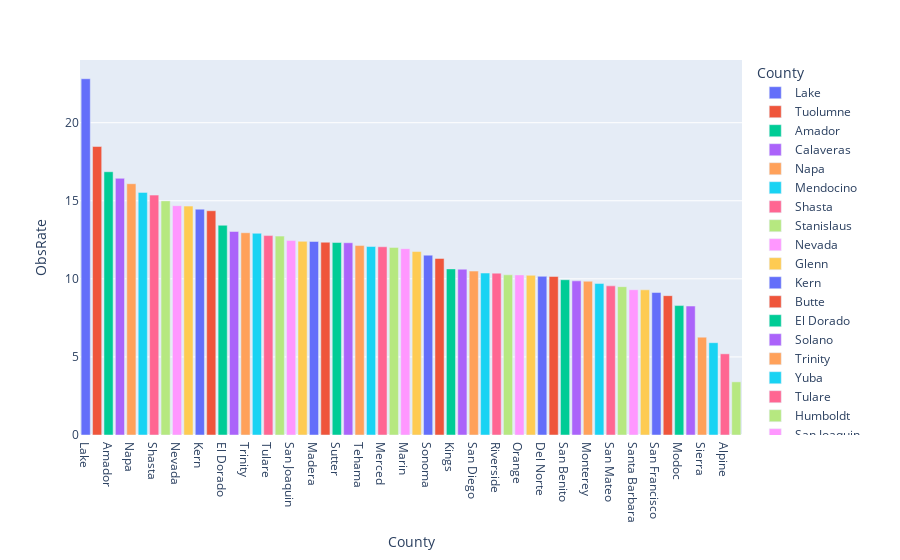

Notebook source saved alongside this figure:
### Code cell
county = df_county.groupby('County')[['ObsRate']] \
            .mean() \
            .reset_index() \
            .sort_values('ObsRate', ascending = False)

px.bar(county, x = 'County', y = 'ObsRate', color = 'County')

### Figure 1 — Plotly figure (JSON) as saved in the notebook; plotly's stock layout.template omitted (floating-point values rounded to 4 significant figures)
{"data": [{"alignmentgroup": "True", "hovertemplate": "County=%{x}<br>ObsRate=%{y}<extra></extra>", "legendgroup": "Lake", "marker": {"color": "#636efa", "pattern": {"shape": ""}}, "name": "Lake", "offsetgroup": "Lake", "orientation": "v", "showlegend": true, "textposition": "auto", "type": "bar", "x": ["Lake"], "xaxis": "x", "y": [22.81], "yaxis": "y"}, {"alignmentgroup": "True", "hovertemplate": "County=%{x}<br>ObsRate=%{y}<extra></extra>", "legendgroup": "Tuolumne", "marker": {"color": "#EF553B", "pattern": {"shape": ""}}, "name": "Tuolumne", "offsetgroup": "Tuolumne", "orientation": "v", "showlegend": true, "textposition": "auto", "type": "bar", "x": ["Tuolumne"], "xaxis": "x", "y": [18.47], "yaxis": "y"}, {"alignmentgroup": "True", "hovertemplate": "County=%{x}<br>ObsRate=%{y}<extra></extra>", "legendgroup": "Amador", "marker": {"color": "#00cc96", "pattern": {"shape": ""}}, "name": "Amador", "offsetgroup": "Amador", "orientation": "v", "showlegend": true, "textposition": "auto", "type": "bar", "x": ["Amador"], "xaxis": "x", "y": [16.86], "yaxis": "y"}, {"alignmentgroup": "True", "hovertemplate": "County=%{x}<br>ObsRate=%{y}<extra></extra>", "legendgroup": "Calaveras", "marker": {"color": "#ab63fa", "pattern": {"shape": ""}}, "name": "Calaveras", "offsetgroup": "Calaveras", "orientation": "v", "showlegend": true, "textposition": "auto", "type": "bar", "x": ["Calaveras"], "xaxis": "x", "y": [16.44], "yaxis": "y"}, {"alignmentgroup": "True", "hovertemplate": "County=%{x}<br>ObsRate=%{y}<extra></extra>", "legendgroup": "Napa", "marker": {"color": "#FFA15A", "pattern": {"shape": ""}}, "name": "Napa", "offsetgroup": "Napa", "orientation": "v", "showlegend": true, "textposition": "auto", "type": "bar", "x": ["Napa"], "xaxis": "x", "y": [16.09], "yaxis": "y"}, {"alignmentgroup": "True", "hovertemplate": "County=%{x}<br>ObsRate=%{y}<extra></extra>", "legendgroup": "Mendocino", "marker": {"color": "#19d3f3", "pattern": {"shape": ""}}, "name": "Mendocino", "offsetgroup": "Mendocino", "orientation": "v", "showlegend": true, "textposition": "auto", "type": "bar", "x": ["Mendocino"], "xaxis": "x", "y": [15.54], "yaxis": "y"}, {"alignmentgroup": "True", "hovertemplate": "County=%{x}<br>ObsRate=%{y}<extra></extra>", "legendgroup": "Shasta", "marker": {"color": "#FF6692", "pattern": {"shape": ""}}, "name": "Shasta", "offsetgroup": "Shasta", "orientation": "v", "showlegend": true, "textposition": "auto", "type": "bar", "x": ["Shasta"], "xaxis": "x", "y": [15.36], "yaxis": "y"}, {"alignmentgroup": "True", "hovertemplate": "County=%{x}<br>ObsRate=%{y}<extra></extra>", "legendgroup": "Stanislaus", "marker": {"color": "#B6E880", "pattern": {"shape": ""}}, "name": "Stanislaus", "offsetgroup": "Stanislaus", "orientation": "v", "showlegend": true, "textposition": "auto", "type": "bar", "x": ["Stanislaus"], "xaxis": "x", "y": [14.99], "yaxis": "y"}, {"alignmentgroup": "True", "hovertemplate": "County=%{x}<br>ObsRate=%{y}<extra></extra>", "legendgroup": "Nevada", "marker": {"color": "#FF97FF", "pattern": {"shape": ""}}, "name": "Nevada", "offsetgroup": "Nevada", "orientation": "v", "showlegend": true, "textposition": "auto", "type": "bar", "x": ["Nevada"], "xaxis": "x", "y": [14.69], "yaxis": "y"}, {"alignmentgroup": "True", "hovertemplate": "County=%{x}<br>ObsRate=%{y}<extra></extra>", "legendgroup": "Glenn", "marker": {"color": "#FECB52", "pattern": {"shape": ""}}, "name": "Glenn", "offsetgroup": "Glenn", "orientation": "v", "showlegend": true, "textposition": "auto", "type": "bar", "x": ["Glenn"], "xaxis": "x", "y": [14.66], "yaxis": "y"}, {"alignmentgroup": "True", "hovertemplate": "County=%{x}<br>ObsRate=%{y}<extra></extra>", "legendgroup": "Kern", "marker": {"color": "#636efa", "pattern": {"shape": ""}}, "name": "Kern", "offsetgroup": "Kern", "orientation": "v", "showlegend": true, "textposition": "auto", "type": "bar", "x": ["Kern"], "xaxis": "x", "y": [14.46], "yaxis": "y"}, {"alignmentgroup": "True", "hovertemplate": "County=%{x}<br>ObsRate=%{y}<extra></extra>", "legendgroup": "Butte", "marker": {"color": "#EF553B", "pattern": {"shape": ""}}, "name": "Butte", "offsetgroup": "Butte", "orientation": "v", "showlegend": true, "textposition": "auto", "type": "bar", "x": ["Butte"], "xaxis": "x", "y": [14.36], "yaxis": "y"}, {"alignmentgroup": "True", "hovertemplate": "County=%{x}<br>ObsRate=%{y}<extra></extra>", "legendgroup": "El Dorado", "marker": {"color": "#00cc96", "pattern": {"shape": ""}}, "name": "El Dorado", "offsetgroup": "El Dorado", "orientation": "v", "showlegend": true, "textposition": "auto", "type": "bar", "x": ["El Dorado"], "xaxis": "x", "y": [13.43], "yaxis": "y"}, {"alignmentgroup": "True", "hovertemplate": "County=%{x}<br>ObsRate=%{y}<extra></extra>", "legendgroup": "Solano", "marker": {"color": "#ab63fa", "pattern": {"shape": ""}}, "name": "Solano", "offsetgroup": "Solano", "orientation": "v", "showlegend": true, "textposition": "auto", "type": "bar", "x": ["Solano"], "xaxis": "x", "y": [13.03], "yaxis": "y"}, {"alignmentgroup": "True", "hovertemplate": "County=%{x}<br>ObsRate=%{y}<extra></extra>", "legendgroup": "Trinity", "marker": {"color": "#FFA15A", "pattern": {"shape": ""}}, "name": "Trinity", "offsetgroup": "Trinity", "orientation": "v", "showlegend": true, "textposition": "auto", "type": "bar", "x": ["Trinity"], "xaxis": "x", "y": [12.95], "yaxis": "y"}, {"alignmentgroup": "True", "hovertemplate": "County=%{x}<br>ObsRate=%{y}<extra></extra>", "legendgroup": "Yuba", "marker": {"color": "#19d3f3", "pattern": {"shape": ""}}, "name": "Yuba", "offsetgroup": "Yuba", "orientation": "v", "showlegend": true, "textposition": "auto", "type": "bar", "x": ["Yuba"], "xaxis": "x", "y": [12.92], "yaxis": "y"}, {"alignmentgroup": "True", "hovertemplate": "County=%{x}<br>ObsRate=%{y}<extra></extra>", "legendgroup": "Tulare", "marker": {"color": "#FF6692", "pattern": {"shape": ""}}, "name": "Tulare", "offsetgroup": "Tulare", "orientation": "v", "showlegend": true, "textposition": "auto", "type": "bar", "x": ["Tulare"], "xaxis": "x", "y": [12.77], "yaxis": "y"}, {"alignmentgroup": "True", "hovertemplate": "County=%{x}<br>ObsRate=%{y}<extra></extra>", "legendgroup": "Humboldt", "marker": {"color": "#B6E880", "pattern": {"shape": ""}}, "name": "Humboldt", "offsetgroup": "Humboldt", "orientation": "v", "showlegend": true, "textposition": "auto", "type": "bar", "x": ["Humboldt"], "xaxis": "x", "y": [12.74], "yaxis": "y"}, {"alignmentgroup": "True", "hovertemplate": "County=%{x}<br>ObsRate=%{y}<extra></extra>", "legendgroup": "San Joaquin", "marker": {"color": "#FF97FF", "pattern": {"shape": ""}}, "name": "San Joaquin", "offsetgroup": "San Joaquin", "orientation": "v", "showlegend": true, "textposition": "auto", "type": "bar", "x": ["San Joaquin"], "xaxis": "x", "y": [12.45], "yaxis": "y"}, {"alignmentgroup": "True", "hovertemplate": "County=%{x}<br>ObsRate=%{y}<extra></extra>", "legendgroup": "Fresno", "marker": {"color": "#FECB52", "pattern": {"shape": ""}}, "name": "Fresno", "offsetgroup": "Fresno", "orientation": "v", "showlegend": true, "textposition": "auto", "type": "bar", "x": ["Fresno"], "xaxis": "x", "y": [12.4], "yaxis": "y"}, {"alignmentgroup": "True", "hovertemplate": "County=%{x}<br>ObsRate=%{y}<extra></extra>", "legendgroup": "Madera", "marker": {"color": "#636efa", "pattern": {"shape": ""}}, "name": "Madera", "offsetgroup": "Madera", "orientation": "v", "showlegend": true, "textposition": "auto", "type": "bar", "x": ["Madera"], "xaxis": "x", "y": [12.39], "yaxis": "y"}, {"alignmentgroup": "True", "hovertemplate": "County=%{x}<br>ObsRate=%{y}<extra></extra>", "legendgroup": "Mariposa", "marker": {"color": "#EF553B", "pattern": {"shape": ""}}, "name": "Mariposa", "offsetgroup": "Mariposa", "orientation": "v", "showlegend": true, "textposition": "auto", "type": "bar", "x": ["Mariposa"], "xaxis": "x", "y": [12.34], "yaxis": "y"}, {"alignmentgroup": "True", "hovertemplate": "County=%{x}<br>ObsRate=%{y}<extra></extra>", "legendgroup": "Sutter", "marker": {"color": "#00cc96", "pattern": {"shape": ""}}, "name": "Sutter", "offsetgroup": "Sutter", "orientation": "v", "showlegend": true, "textposition": "auto", "type": "bar", "x": ["Sutter"], "xaxis": "x", "y": [12.33], "yaxis": "y"}, {"alignmentgroup": "True", "hovertemplate": "County=%{x}<br>ObsRate=%{y}<extra></extra>", "legendgroup": "Contra Costa", "marker": {"color": "#ab63fa", "pattern": {"shape": ""}}, "name": "Contra Costa", "offsetgroup": "Contra Costa", "orientation": "v", "showlegend": true, "textposition": "auto", "type": "bar", "x": ["Contra Costa"], "xaxis": "x", "y": [12.31], "yaxis": "y"}, {"alignmentgroup": "True", "hovertemplate": "County=%{x}<br>ObsRate=%{y}<extra></extra>", "legendgroup": "Tehama", "marker": {"color": "#FFA15A", "pattern": {"shape": ""}}, "name": "Tehama", "offsetgroup": "Tehama", "orientation": "v", "showlegend": true, "textposition": "auto", "type": "bar", "x": ["Tehama"], "xaxis": "x", "y": [12.13], "yaxis": "y"}, {"alignmentgroup": "True", "hovertemplate": "County=%{x}<br>ObsRate=%{y}<extra></extra>", "legendgroup": "Sacramento", "marker": {"color": "#19d3f3", "pattern": {"shape": ""}}, "name": "Sacramento", "offsetgroup": "Sacramento", "orientation": "v", "showlegend": true, "textposition": "auto", "type": "bar", "x": ["Sacramento"], "xaxis": "x", "y": [12.07], "yaxis": "y"}, {"alignmentgroup": "True", "hovertemplate": "County=%{x}<br>ObsRate=%{y}<extra></extra>", "legendgroup": "Merced", "marker": {"color": "#FF6692", "pattern": {"shape": ""}}, "name": "Merced", "offsetgroup": "Merced", "orientation": "v", "showlegend": true, "textposition": "auto", "type": "bar", "x": ["Merced"], "xaxis": "x", "y": [12.05], "yaxis": "y"}, {"alignmentgroup": "True", "hovertemplate": "County=%{x}<br>ObsRate=%{y}<extra></extra>", "legendgroup": "Ventura", "marker": {"color": "#B6E880", "pattern": {"shape": ""}}, "name": "Ventura", "offsetgroup": "Ventura", "orientation": "v", "showlegend": true, "textposition": "auto", "type": "bar", "x": ["Ventura"], "xaxis": "x", "y": [12.01], "yaxis": "y"}, {"alignmentgroup": "True", "hovertemplate": "County=%{x}<br>ObsRate=%{y}<extra></extra>", "legendgroup": "Marin", "marker": {"color": "#FF97FF", "pattern": {"shape": ""}}, "name": "Marin", "offsetgroup": "Marin", "orientation": "v", "showlegend": true, "textposition": "auto", "type": "bar", "x": ["Marin"], "xaxis": "x", "y": [11.93], "yaxis": "y"}, {"alignmentgroup": "True", "hovertemplate": "County=%{x}<br>ObsRate=%{y}<extra></extra>", "legendgroup": "Placer", "marker": {"color": "#FECB52", "pattern": {"shape": ""}}, "name": "Placer", "offsetgroup": "Placer", "orientation": "v", "showlegend": true, "textposition": "auto", "type": "bar", "x": ["Placer"], "xaxis": "x", "y": [11.75], "yaxis": "y"}, {"alignmentgroup": "True", "hovertemplate": "County=%{x}<br>ObsRate=%{y}<extra></extra>", "legendgroup": "Sonoma", "marker": {"color": "#636efa", "pattern": {"shape": ""}}, "name": "Sonoma", "offsetgroup": "Sonoma", "orientation": "v", "showlegend": true, "textposition": "auto", "type": "bar", "x": ["Sonoma"], "xaxis": "x", "y": [11.52], "yaxis": "y"}, {"alignmentgroup": "True", "hovertemplate": "County=%{x}<br>ObsRate=%{y}<extra></extra>", "legendgroup": "Colusa", "marker": {"color": "#EF553B", "pattern": {"shape": ""}}, "name": "Colusa", "offsetgroup": "Colusa", "orientation": "v", "showlegend": true, "textposition": "auto", "type": "bar", "x": ["Colusa"], "xaxis": "x", "y": [11.31], "yaxis": "y"}, {"alignmentgroup": "True", "hovertemplate": "County=%{x}<br>ObsRate=%{y}<extra></extra>", "legendgroup": "Kings", "marker": {"color": "#00cc96", "pattern": {"shape": ""}}, "name": "Kings", "offsetgroup": "Kings", "orientation": "v", "showlegend": true, "textposition": "auto", "type": "bar", "x": ["Kings"], "xaxis": "x", "y": [10.64], "yaxis": "y"}, {"alignmentgroup": "True", "hovertemplate": "County=%{x}<br>ObsRate=%{y}<extra></extra>", "legendgroup": "Inyo", "marker": {"color": "#ab63fa", "pattern": {"shape": ""}}, "name": "Inyo", "offsetgroup": "Inyo", "orientation": "v", "showlegend": true, "textposition": "auto", "type": "bar", "x": ["Inyo"], "xaxis": "x", "y": [10.62], "yaxis": "y"}, {"alignmentgroup": "True", "hovertemplate": "County=%{x}<br>ObsRate=%{y}<extra></extra>", "legendgroup": "San Diego", "marker": {"color": "#FFA15A", "pattern": {"shape": ""}}, "name": "San Diego", "offsetgroup": "San Diego", "orientation": "v", "showlegend": true, "textposition": "auto", "type": "bar", "x": ["San Diego"], "xaxis": "x", "y": [10.5], "yaxis": "y"}, {"alignmentgroup": "True", "hovertemplate": "County=%{x}<br>ObsRate=%{y}<extra></extra>", "legendgroup": "Alameda", "marker": {"color": "#19d3f3", "pattern": {"shape": ""}}, "name": "Alameda", "offsetgroup": "Alameda", "orientation": "v", "showlegend": true, "textposition": "auto", "type": "bar", "x": ["Alameda"], "xaxis": "x", "y": [10.37], "yaxis": "y"}, {"alignmentgroup": "True", "hovertemplate": "County=%{x}<br>ObsRate=%{y}<extra></extra>", "legendgroup": "Riverside", "marker": {"color": "#FF6692", "pattern": {"shape": ""}}, "name": "Riverside", "offsetgroup": "Riverside", "orientation": "v", "showlegend": true, "textposition": "auto", "type": "bar", "x": ["Riverside"], "xaxis": "x", "y": [10.36], "yaxis": "y"}, {"alignmentgroup": "True", "hovertemplate": "County=%{x}<br>ObsRate=%{y}<extra></extra>", "legendgroup": "Yolo", "marker": {"color": "#B6E880", "pattern": {"shape": ""}}, "name": "Yolo", "offsetgroup": "Yolo", "orientation": "v", "showlegend": true, "textposition": "auto", "type": "bar", "x": ["Yolo"], "xaxis": "x", "y": [10.26], "yaxis": "y"}, {"alignmentgroup": "True", "hovertemplate": "County=%{x}<br>ObsRate=%{y}<extra></extra>", "legendgroup": "Orange", "marker": {"color": "#FF97FF", "pattern": {"shape": ""}}, "name": "Orange", "offsetgroup": "Orange", "orientation": "v", "showlegend": true, "textposition": "auto", "type": "bar", "x": ["Orange"], "xaxis": "x", "y": [10.25], "yaxis": "y"}, {"alignmentgroup": "True", "hovertemplate": "County=%{x}<br>ObsRate=%{y}<extra></extra>", "legendgroup": "Siskiyou", "marker": {"color": "#FECB52", "pattern": {"shape": ""}}, "name": "Siskiyou", "offsetgroup": "Siskiyou", "orientation": "v", "showlegend": true, "textposition": "auto", "type": "bar", "x": ["Siskiyou"], "xaxis": "x", "y": [10.23], "yaxis": "y"}, {"alignmentgroup": "True", "hovertemplate": "County=%{x}<br>ObsRate=%{y}<extra></extra>", "legendgroup": "Del Norte", "marker": {"color": "#636efa", "pattern": {"shape": ""}}, "name": "Del Norte", "offsetgroup": "Del Norte", "orientation": "v", "showlegend": true, "textposition": "auto", "type": "bar", "x": ["Del Norte"], "xaxis": "x", "y": [10.16], "yaxis": "y"}, {"alignmentgroup": "True", "hovertemplate": "County=%{x}<br>ObsRate=%{y}<extra></extra>", "legendgroup": "San Bernardino", "marker": {"color": "#EF553B", "pattern": {"shape": ""}}, "name": "San Bernardino", "offsetgroup": "San Bernardino", "orientation": "v", "showlegend": true, "textposition": "auto", "type": "bar", "x": ["San Bernardino"], "xaxis": "x", "y": [10.15], "yaxis": "y"}, {"alignmentgroup": "True", "hovertemplate": "County=%{x}<br>ObsRate=%{y}<extra></extra>", "legendgroup": "San Benito", "marker": {"color": "#00cc96", "pattern": {"shape": ""}}, "name": "San Benito", "offsetgroup": "San Benito", "orientation": "v", "showlegend": true, "textposition": "auto", "type": "bar", "x": ["San Benito"], "xaxis": "x", "y": [9.944], "yaxis": "y"}, {"alignmentgroup": "True", "hovertemplate": "County=%{x}<br>ObsRate=%{y}<extra></extra>", "legendgroup": "Santa Clara", "marker": {"color": "#ab63fa", "pattern": {"shape": ""}}, "name": "Santa Clara", "offsetgroup": "Santa Clara", "orientation": "v", "showlegend": true, "textposition": "auto", "type": "bar", "x": ["Santa Clara"], "xaxis": "x", "y": [9.871], "yaxis": "y"}, {"alignmentgroup": "True", "hovertemplate": "County=%{x}<br>ObsRate=%{y}<extra></extra>", "legendgroup": "Monterey", "marker": {"color": "#FFA15A", "pattern": {"shape": ""}}, "name": "Monterey", "offsetgroup": "Monterey", "orientation": "v", "showlegend": true, "textposition": "auto", "type": "bar", "x": ["Monterey"], "xaxis": "x", "y": [9.846], "yaxis": "y"}, {"alignmentgroup": "True", "hovertemplate": "County=%{x}<br>ObsRate=%{y}<extra></extra>", "legendgroup": "Santa Cruz", "marker": {"color": "#19d3f3", "pattern": {"shape": ""}}, "name": "Santa Cruz", "offsetgroup": "Santa Cruz", "orientation": "v", "showlegend": true, "textposition": "auto", "type": "bar", "x": ["Santa Cruz"], "xaxis": "x", "y": [9.698], "yaxis": "y"}, {"alignmentgroup": "True", "hovertemplate": "County=%{x}<br>ObsRate=%{y}<extra></extra>", "legendgroup": "San Mateo", "marker": {"color": "#FF6692", "pattern": {"shape": ""}}, "name": "San Mateo", "offsetgroup": "San Mateo", "orientation": "v", "showlegend": true, "textposition": "auto", "type": "bar", "x": ["San Mateo"], "xaxis": "x", "y": [9.551], "yaxis": "y"}, {"alignmentgroup": "True", "hovertemplate": "County=%{x}<br>ObsRate=%{y}<extra></extra>", "legendgroup": "Imperial", "marker": {"color": "#B6E880", "pattern": {"shape": ""}}, "name": "Imperial", "offsetgroup": "Imperial", "orientation": "v", "showlegend": true, "textposition": "auto", "type": "bar", "x": ["Imperial"], "xaxis": "x", "y": [9.499], "yaxis": "y"}, {"alignmentgroup": "True", "hovertemplate": "County=%{x}<br>ObsRate=%{y}<extra></extra>", "legendgroup": "Santa Barbara", "marker": {"color": "#FF97FF", "pattern": {"shape": ""}}, "name": "Santa Barbara", "offsetgroup": "Santa Barbara", "orientation": "v", "showlegend": true, "textposition": "auto", "type": "bar", "x": ["Santa Barbara"], "xaxis": "x", "y": [9.303], "yaxis": "y"}, {"alignmentgroup": "True", "hovertemplate": "County=%{x}<br>ObsRate=%{y}<extra></extra>", "legendgroup": "Los Angeles", "marker": {"color": "#FECB52", "pattern": {"shape": ""}}, "name": "Los Angeles", "offsetgroup": "Los Angeles", "orientation": "v", "showlegend": true, "textposition": "auto", "type": "bar", "x": ["Los Angeles"], "xaxis": "x", "y": [9.296], "yaxis": "y"}, {"alignmentgroup": "True", "hovertemplate": "County=%{x}<br>ObsRate=%{y}<extra></extra>", "legendgroup": "San Francisco", "marker": {"color": "#636efa", "pattern": {"shape": ""}}, "name": "San Francisco", "offsetgroup": "San Francisco", "orientation": "v", "showlegend": true, "textposition": "auto", "type": "bar", "x": ["San Francisco"], "xaxis": "x", "y": [9.123], "yaxis": "y"}, {"alignmentgroup": "True", "hovertemplate": "County=%{x}<br>ObsRate=%{y}<extra></extra>", "legendgroup": "San Luis Obispo", "marker": {"color": "#EF553B", "pattern": {"shape": ""}}, "name": "San Luis Obispo", "offsetgroup": "San Luis Obispo", "orientation": "v", "showlegend": true, "textposition": "auto", "type": "bar", "x": ["San Luis Obispo"], "xaxis": "x", "y": [8.922], "yaxis": "y"}, {"alignmentgroup": "True", "hovertemplate": "County=%{x}<br>ObsRate=%{y}<extra></extra>", "legendgroup": "Modoc", "marker": {"color": "#00cc96", "pattern": {"shape": ""}}, "name": "Modoc", "offsetgroup": "Modoc", "orientation": "v", "showlegend": true, "textposition": "auto", "type": "bar", "x": ["Modoc"], "xaxis": "x", "y": [8.287], "yaxis": "y"}, {"alignmentgroup": "True", "hovertemplate": "County=%{x}<br>ObsRate=%{y}<extra></extra>", "legendgroup": "Plumas", "marker": {"color": "#ab63fa", "pattern": {"shape": ""}}, "name": "Plumas", "offsetgroup": "Plumas", "orientation": "v", "showlegend": true, "textposition": "auto", "type": "bar", "x": ["Plumas"], "xaxis": "x", "y": [8.26], "yaxis": "y"}, {"alignmentgroup": "True", "hovertemplate": "County=%{x}<br>ObsRate=%{y}<extra></extra>", "legendgroup": "Sierra", "marker": {"color": "#FFA15A", "pattern": {"shape": ""}}, "name": "Sierra", "offsetgroup": "Sierra", "orientation": "v", "showlegend": true, "textposition": "auto", "type": "bar", "x": ["Sierra"], "xaxis": "x", "y": [6.265], "yaxis": "y"}, {"alignmentgroup": "True", "hovertemplate": "County=%{x}<br>ObsRate=%{y}<extra></extra>", "legendgroup": "Lassen", "marker": {"color": "#19d3f3", "pattern": {"shape": ""}}, "name": "Lassen", "offsetgroup": "Lassen", "orientation": "v", "showlegend": true, "textposition": "auto", "type": "bar", "x": ["Lassen"], "xaxis": "x", "y": [5.911], "yaxis": "y"}, {"alignmentgroup": "True", "hovertemplate": "County=%{x}<br>ObsRate=%{y}<extra></extra>", "legendgroup": "Alpine", "marker": {"color": "#FF6692", "pattern": {"shape": ""}}, "name": "Alpine", "offsetgroup": "Alpine", "orientation": "v", "showlegend": true, "textposition": "auto", "type": "bar", "x": ["Alpine"], "xaxis": "x", "y": [5.198], "yaxis": "y"}, {"alignmentgroup": "True", "hovertemplate": "County=%{x}<br>ObsRate=%{y}<extra></extra>", "legendgroup": "Mono", "marker": {"color": "#B6E880", "pattern": {"shape": ""}}, "name": "Mono", "offsetgroup": "Mono", "orientation": "v", "showlegend": true, "textposition": "auto", "type": "bar", "x": ["Mono"], "xaxis": "x", "y": [3.404], "yaxis": "y"}], "layout": {"barmode": "relative", "legend": {"title": {"text": "County"}, "tracegroupgap": 0}, "margin": {"t": 60}, "xaxis": {"anchor": "y", "categoryarray": ["Lake", "Tuolumne", "Amador", "Calaveras", "Napa", "Mendocino", "Shasta", "Stanislaus", "Nevada", "Glenn", "Kern", "Butte", "El Dorado", "Solano", "Trinity", "Yuba", "Tulare", "Humboldt", "San Joaquin", "Fresno", "Madera", "Mariposa", "Sutter", "Contra Costa", "Tehama", "Sacramento", "Merced", "Ventura", "Marin", "Placer", "Sonoma", "Colusa", "Kings", "Inyo", "San Diego", "Alameda", "Riverside", "Yolo", "Orange", "Siskiyou", "Del Norte", "San Bernardino", "San Benito", "Santa Clara", "Monterey", "Santa Cruz", "San Mateo", "Imperial", "Santa Barbara", "Los Angeles", "San Francisco", "San Luis Obispo", "Modoc", "Plumas", "Sierra", "Lassen", "Alpine", "Mono"], "categoryorder": "array", "domain": [0, 1], "title": {"text": "County"}}, "yaxis": {"anchor": "x", "domain": [0, 1], "title": {"text": "ObsRate"}}}}
